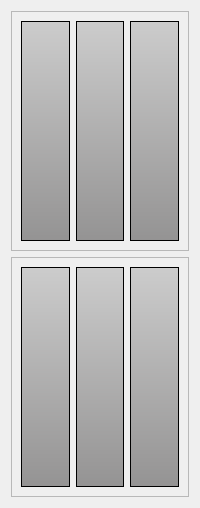
      <widget class="QWidget" name="pageMenu">
       <property name="styleSheet">
        <string notr="true">QPushButton{
	border: 1px solid black;
	border-radius: 40px;
	padding-left: -50px;
    padding-right: -50px;
    background: QLinearGradient(x1: 0, y1: 0, x2: 0, y2: 1, stop: 0 #cccccc, stop: 1 #949393);
}

QPushButton:hover{
	background: QLinearGradient(x1: 0, y1: 0, x2: 0, y2: 1, stop: 0 #686fcd, stop: 1 #25274b);
}

QPushButton:pressed{	
	background: QLinearGradient(x1: 0, y1: 0, x2: 0, y2: 1, stop: 0 #7d86ff, stop: 1 #0112f8);
}


</string>
       </property>
       <layout class="QVBoxLayout" name="verticalLayout_77">
        <item>
         <widget class="QFrame" name="frame_2">
          <property name="styleSheet">
           <string notr="true"/>
          </property>
          <property name="frameShape">
           <enum>QFrame::StyledPanel</enum>
          </property>
          <property name="frameShadow">
           <enum>QFrame::Raised</enum>
          </property>
          <property name="lineWidth">
           <number>5</number>
          </property>
          <property name="midLineWidth">
           <number>5</number>
          </property>
          <layout class="QHBoxLayout" name="horizontalLayout">
           <item>
            <widget class="QPushButton" name="buttonComposition">
             <property name="sizePolicy">
              <sizepolicy hsizetype="Fixed" vsizetype="Fixed">
               <horstretch>0</horstretch>
               <verstretch>0</verstretch>
              </sizepolicy>
             </property>
             <property name="minimumSize">
              <size>
               <width>0</width>
               <height>220</height>
              </size>
             </property>
             <property name="maximumSize">
              <size>
               <width>220</width>
               <height>220</height>
              </size>
             </property>
             <property name="autoFillBackground">
              <bool>false</bool>
             </property>
             <property name="styleSheet">
              <string notr="true"/>
             </property>
             <property name="text">
              <string/>
             </property>
             <property name="icon">
              <iconset resource="resMainWindow.qrc">
               <normaloff>:/images/images/composition_quadIcon.png</normaloff>:/images/images/composition_quadIcon.png</iconset>
             </property>
             <property name="iconSize">
              <size>
               <width>300</width>
               <height>300</height>
              </size>
             </property>
             <property name="flat">
              <bool>false</bool>
             </property>
            </widget>
           </item>
           <item>
            <widget class="QPushButton" name="buttonProperties">
             <property name="sizePolicy">
              <sizepolicy hsizetype="Fixed" vsizetype="Fixed">
               <horstretch>0</horstretch>
               <verstretch>0</verstretch>
              </sizepolicy>
             </property>
             <property name="minimumSize">
              <size>
               <width>0</width>
               <height>220</height>
              </size>
             </property>
             <property name="maximumSize">
              <size>
               <width>220</width>
               <height>220</height>
              </size>
             </property>
             <property name="cursor">
              <cursorShape>ArrowCursor</cursorShape>
             </property>
             <property name="styleSheet">
              <string notr="true"/>
             </property>
             <property name="text">
              <string/>
             </property>
             <property name="icon">
              <iconset resource="resMainWindow.qrc">
               <normaloff>:/images/images/calculator_quadIcon.png</normaloff>:/images/images/calculator_quadIcon.png</iconset>
             </property>
             <property name="iconSize">
              <size>
               <width>300</width>
               <height>300</height>
              </size>
             </property>
            </widget>
           </item>
           <item>
            <widget class="QPushButton" name="buttonDiagrams">
             <property name="sizePolicy">
              <sizepolicy hsizetype="Fixed" vsizetype="Fixed">
               <horstretch>0</horstretch>
               <verstretch>0</verstretch>
              </sizepolicy>
             </property>
             <property name="minimumSize">
              <size>
               <width>0</width>
               <height>220</height>
              </size>
             </property>
             <property name="maximumSize">
              <size>
               <width>220</width>
               <height>220</height>
              </size>
             </property>
             <property name="styleSheet">
              <string notr="true"/>
             </property>
             <property name="text">
              <string/>
             </property>
             <property name="icon">
              <iconset resource="resMainWindow.qrc">
               <normaloff>:/images/images/diagram_quadIcon.png</normaloff>:/images/images/diagram_quadIcon.png</iconset>
             </property>
             <property name="iconSize">
              <size>
               <width>300</width>
               <height>300</height>
              </size>
             </property>
            </widget>
           </item>
          </layout>
         </widget>
        </item>
        <item>
         <widget class="QFrame" name="frame">
          <property name="styleSheet">
           <string notr="true"/>
          </property>
          <property name="frameShape">
           <enum>QFrame::StyledPanel</enum>
          </property>
          <property name="frameShadow">
           <enum>QFrame::Raised</enum>
          </property>
          <layout class="QHBoxLayout" name="horizontalLayout_2">
           <item>
            <widget class="QPushButton" name="buttonSettings">
             <property name="sizePolicy">
              <sizepolicy hsizetype="Fixed" vsizetype="Fixed">
               <horstretch>0</horstretch>
               <verstretch>0</verstretch>
              </sizepolicy>
             </property>
             <property name="minimumSize">
              <size>
               <width>0</width>
               <height>220</height>
              </size>
             </property>
             <property name="maximumSize">
              <size>
               <width>220</width>
               <height>220</height>
              </size>
             </property>
             <property name="styleSheet">
              <string notr="true"/>
             </property>
             <property name="text">
              <string/>
             </property>
             <property name="icon">
              <iconset resource="resMainWindow.qrc">
               <normaloff>:/images/images/settings_quadIcon.png</normaloff>:/images/images/settings_quadIcon.png</iconset>
             </property>
             <property name="iconSize">
              <size>
               <width>300</width>
               <height>300</height>
              </size>
             </property>
            </widget>
           </item>
           <item>
            <widget class="QPushButton" name="buttonInfo">
             <property name="sizePolicy">
              <sizepolicy hsizetype="Fixed" vsizetype="Fixed">
               <horstretch>0</horstretch>
               <verstretch>0</verstretch>
              </sizepolicy>
             </property>
             <property name="minimumSize">
              <size>
               <width>0</width>
               <height>220</height>
              </size>
             </property>
             <property name="maximumSize">
              <size>
               <width>220</width>
               <height>220</height>
              </size>
             </property>
             <property name="styleSheet">
              <string notr="true"/>
             </property>
             <property name="text">
              <string/>
             </property>
             <property name="icon">
              <iconset resource="resMainWindow.qrc">
               <normaloff>:/images/images/info_quadIcon.png</normaloff>:/images/images/info_quadIcon.png</iconset>
             </property>
             <property name="iconSize">
              <size>
               <width>300</width>
               <height>300</height>
              </size>
             </property>
            </widget>
           </item>
           <item>
            <widget class="QPushButton" name="buttonQuit">
             <property name="sizePolicy">
              <sizepolicy hsizetype="Fixed" vsizetype="Fixed">
               <horstretch>0</horstretch>
               <verstretch>0</verstretch>
              </sizepolicy>
             </property>
             <property name="minimumSize">
              <size>
               <width>0</width>
               <height>220</height>
              </size>
             </property>
             <property name="maximumSize">
              <size>
               <width>220</width>
               <height>220</height>
              </size>
             </property>
             <property name="styleSheet">
              <string notr="true"/>
             </property>
             <property name="text">
              <string/>
             </property>
             <property name="icon">
              <iconset resource="resMainWindow.qrc">
               <normaloff>:/images/images/quit_quadIcon.png</normaloff>:/images/images/quit_quadIcon.png</iconset>
             </property>
             <property name="iconSize">
              <size>
               <width>300</width>
               <height>300</height>
              </size>
             </property>
            </widget>
           </item>
          </layout>
         </widget>
        </item>
       </layout>
      </widget>
